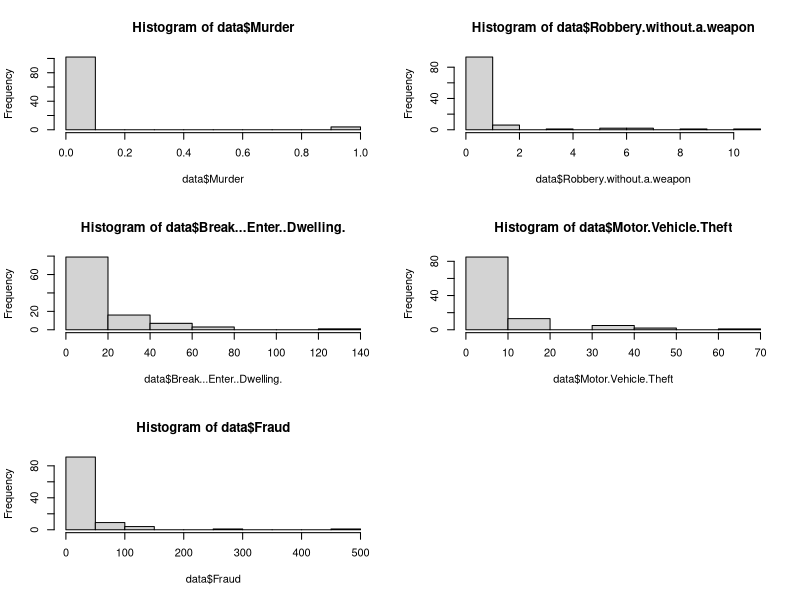
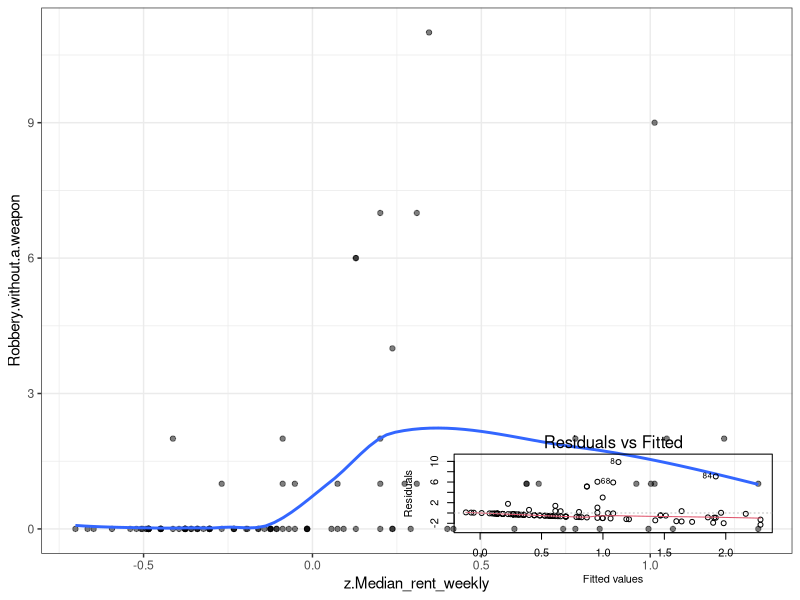
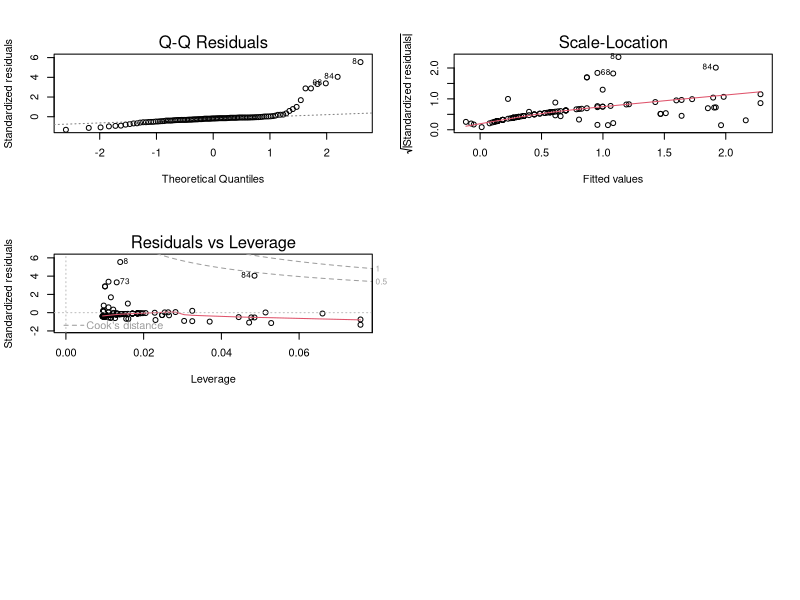
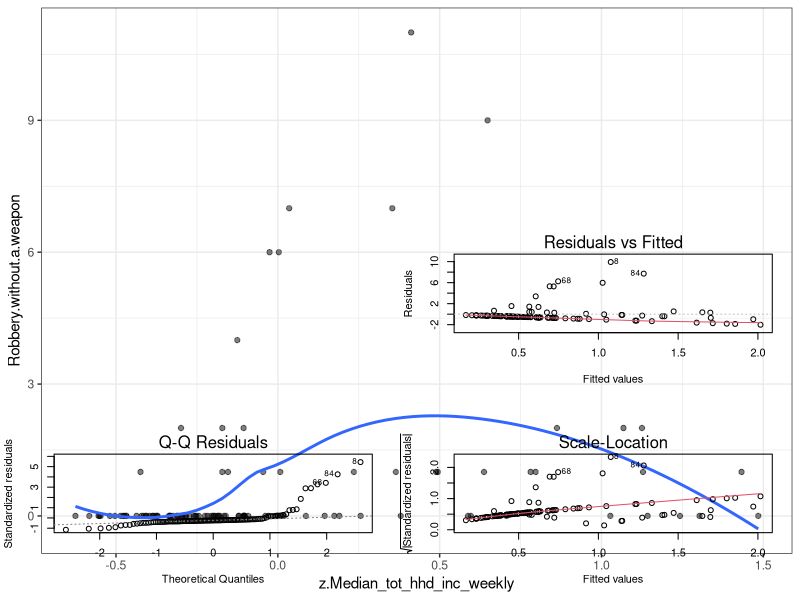
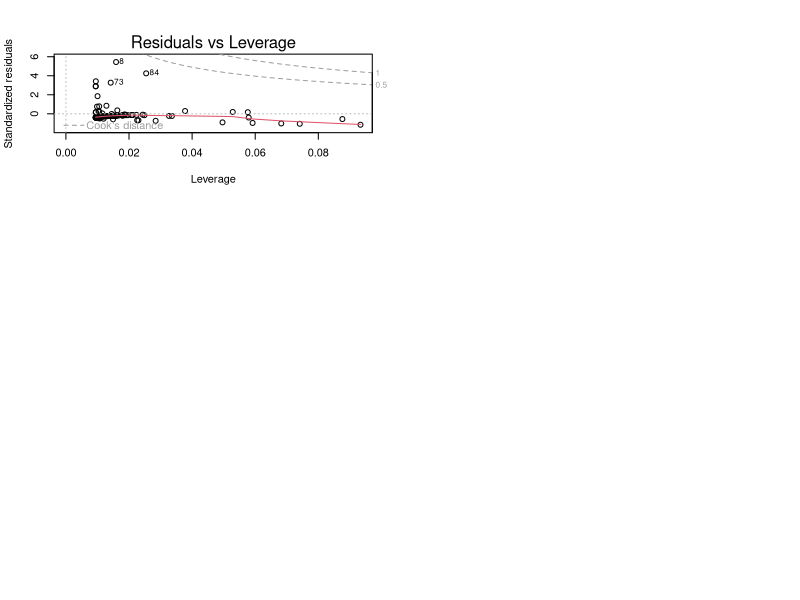
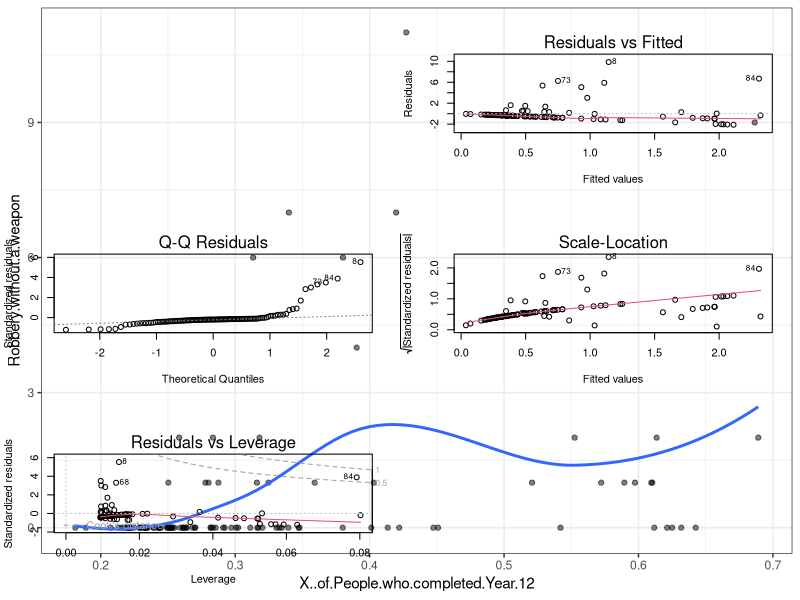
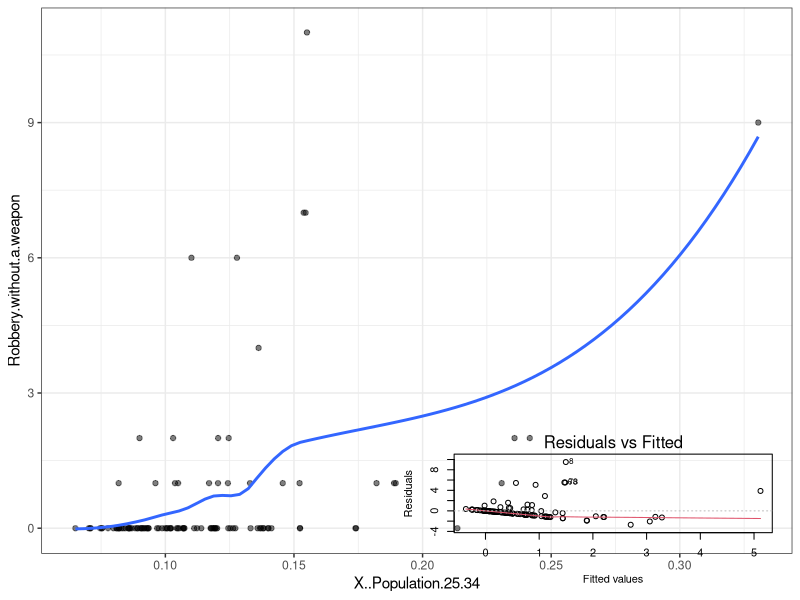
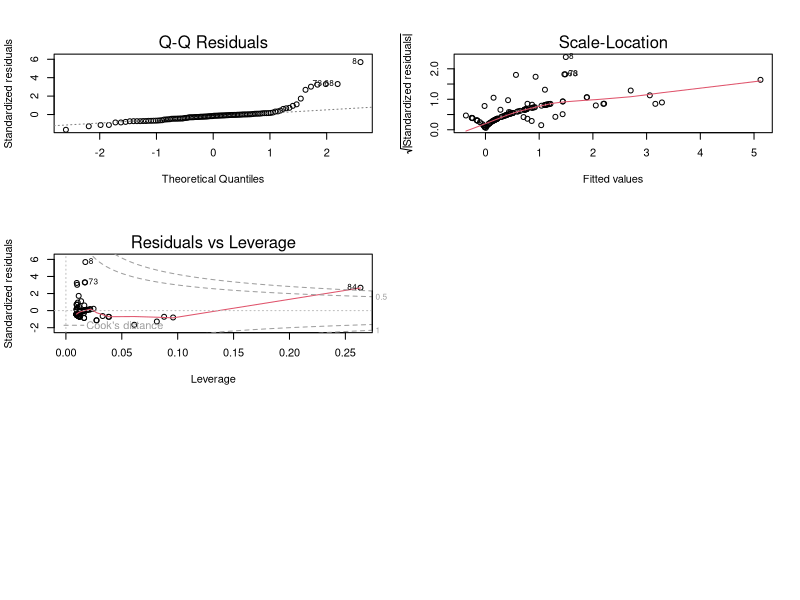

Recreate these plots in R, in order.
## ---- chunk 1
knitr::opts_chunk$set(echo = TRUE)
## ---- chunk 2
# install relevant packages

library(foreign)
library(plyr)
library(dplyr)
library(ggplot2)
library(scales)
library(lme4)
library(arm)
library(reshape2)

# read in data

data <- read.csv("NSW_Crime_data_clean-1.csv")
head(data)
names(data)

# plot the variables

par(mfrow = c(3,2))
hist(data$Murder)
hist(data$Robbery.without.a.weapon)
hist(data$Break...Enter..Dwelling.)
hist(data$Motor.Vehicle.Theft)
hist(data$Fraud)

## ---- chunk 3

# 4 independent variables: Median_rent_weekly, Median_tot_hhd_inc_weekly, completed.Year.12, Population.25.34

# dependent variable: number of Robbery without a weapon

## ---- chunk 4

data$z.Median_rent_weekly  <- scale(data$Median_rent_weekly,
      scale = (sd(data$Median_rent_weekly, na.rm = T) *2))
data$z.Median_tot_hhd_inc_weekly  <- scale(data$Median_tot_hhd_inc_weekly,
      scale = (sd(data$Median_tot_hhd_inc_weekly, na.rm = T) *2))

robberymodel.3 <- lm(Robbery.without.a.weapon ~ z.Median_rent_weekly + z.Median_tot_hhd_inc_weekly + X..of.People.who.completed.Year.12
                     + X..Population.25.34, data = data)

display(robberymodel.3)

# plot individual rent}
ggplot(
  data,
  aes(x= z.Median_rent_weekly, y =Robbery.without.a.weapon )) +
  geom_point(alpha = 0.5)+

geom_smooth(se = FALSE) +
 ## scale_y_continuous(labels = dollar)+
  theme_bw()

model.rent <- lm(Robbery.without.a.weapon ~ z.Median_rent_weekly, data = data)
display(model.rent)

plot(model.rent)

# plot individual household}
ggplot(
  data,
  aes(x= z.Median_tot_hhd_inc_weekly, y =Robbery.without.a.weapon )) +
  geom_point(alpha = 0.5)+

geom_smooth(se = FALSE) +
 ## scale_y_continuous(labels = dollar)+
  theme_bw()

model.hhd <- lm(Robbery.without.a.weapon ~ z.Median_tot_hhd_inc_weekly, data = data)
display(model.hhd)

plot(model.hhd)

# plot individual X..of.People.who.completed.Year.12}
ggplot(
  data,
  aes(x= X..of.People.who.completed.Year.12, y =Robbery.without.a.weapon )) +
  geom_point(alpha = 0.5)+

geom_smooth(se = FALSE) +
 ## scale_y_continuous(labels = dollar)+
  theme_bw()

model.edu <- lm(Robbery.without.a.weapon ~ X..of.People.who.completed.Year.12, data = data)
display(model.edu)

plot(model.edu)

# plot individual age}
ggplot(
  data,
  aes(x= X..Population.25.34, y =Robbery.without.a.weapon )) +
  geom_point(alpha = 0.5)+

geom_smooth(se = FALSE) +
 ## scale_y_continuous(labels = dollar)+
  theme_bw()

model.edu <- lm(Robbery.without.a.weapon ~ X..Population.25.34, data = data)
display(model.edu)

plot(model.edu)

## ---- chunk 5
# we noticed that the data of Median_rent_weekly and Median_tot_hhd_inc_weekly in need to be standardized.
# we choose to use logarithm which affects the magnitude of the coefficient that corresponds to the logged variable, but it doesn’t affect the value of the outcome. 

log.Median_rent_weekly <- log(data$Median_rent_weekly)
log.Median_tot_hhd_inc_weekly <- log(data$Median_tot_hhd_inc_weekly)
log.X..Population.25.34 <- log(data$X..Population.25.34)
log.X..of.People.who.completed.Year.12 <- log(data$X..of.People.who.completed.Year.12)
log.Robbery.without.a.weapon <- log(data$Robbery.without.a.weapon)


par(mfrow = c(1,2))
plot(data$Median_rent_weekly, data$Robbery.without.a.weapon)
plot(log.Median_rent_weekly, log.Robbery.without.a.weapon)

plot(data$Median_tot_hhd_inc_weekly, data$Robbery.without.a.weapon)
plot(log.Median_tot_hhd_inc_weekly, log.Robbery.without.a.weapon)

plot(data$X..Population.25.34, data$Robbery.without.a.weapon)
plot(log.X..Population.25.34, log.Robbery.without.a.weapon)

plot(data$X..of.People.who.completed.Year.12, data$Robbery.without.a.weapon)
plot(log.X..of.People.who.completed.Year.12, log.Robbery.without.a.weapon)

## ---- chunk 6

# Model with scaled height and race using linear regression
model.all <- lm (Robbery.without.a.weapon ~ Median_rent_weekly + Median_tot_hhd_inc_weekly + X..Population.25.34
                 + X..of.People.who.completed.Year.12 , data = data)

plot(model.all)
summary(model.all)

# The residuals vs Fitted graph represents Residual = Observed – Predicted. It represents the distance between opbserved point versus our predicted point. We have a pretty good result that almost all the point are near the zero line, which represents that our residual is quite small. We find equally spread residuals around a horizontal line with distinct patterns, that is a good indication you have linear relationships.

#Normal Q-Q
#This plot shows if residuals are normally distributed. Do residuals follow a straight line well or do they deviate severely? It’s good if residuals are lined well on the straight dashed line.

#Residuals vs Leverage
#We watch out for outlying values at the upper right corner or at the lower right corner. Those spots are the places where cases can be influential against a regression line. Look for cases outside of a dashed line. In this case, we have a outlier on the top left(8) and top right corner (84)

## ---- chunk 7

# interpretations:

# the intercept of the model is -1.2, indicating that holding other all the independent variables equal to 0. It refers to when the city have zero weekly rent payment, zero household income, zero population from 25-34 and no one complete year 12. 

# the coefficient of the independent variable indicates, taking Median_rent_weekly for example, for the one unit increase in Median_rent_weekly, the number of robbery increases by 0.0057. Same thing for the rest of the independent variables. 

# the coefficient of Median_rent_weekly is 0.0057 and its standard error is 0.0035, which indicates that Median_rent_weekly is not a strong indicator of the relationship. On the contrary, the coefficient of X..Population.25.34 is twice than its standard deviation, which indicates that X..Population.25.34 has a strong relationship with dependent variable. 

## ---- chunk 8

# for the median_rent_weekly, we use the threshhold of 450 to classify rich neighborhood and poor neighborhood. 
# we can group by the richness and conduct confusion matrix to see what the false positive and false negative to further discuss if there is any ethical issues. 


# further discussions:
# give more weight to outliers. we should consider more effects when we evaluate each individuals.

## ---- chunk 9

# other factors: gender, race, etc. 
